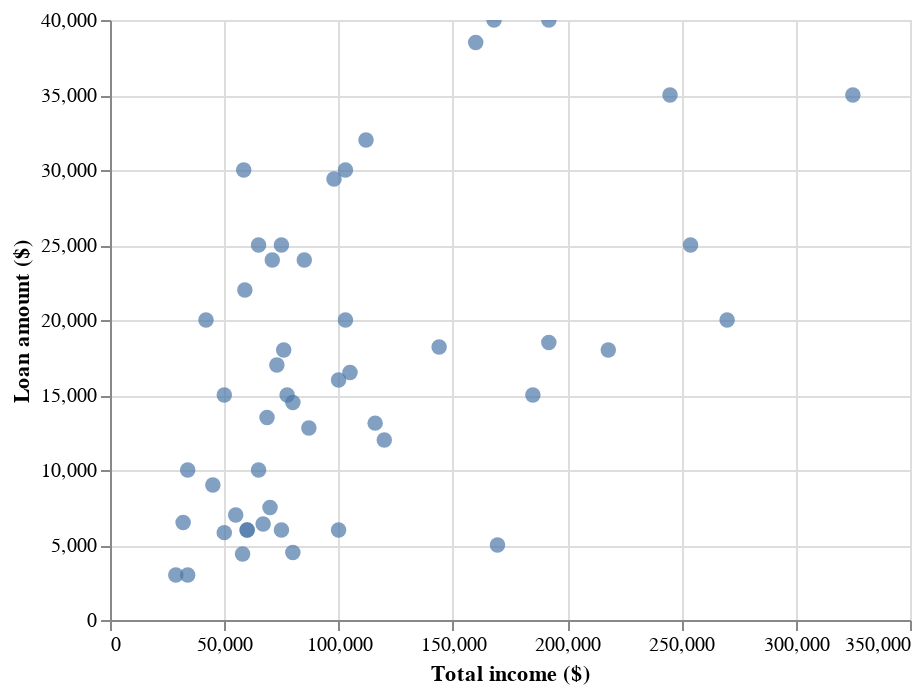

The notebook cell this image was saved under:
### Markdown cell above
Create an interactive plot with altair:

### Code cell
#| label: fig-plot
#| fig-cap: "A plot"

import pandas as pd
import altair as alt
import warnings
warnings.simplefilter(action='ignore', category=FutureWarning)


ROOT = "https://raw.githubusercontent.com/kirenz/datasets/master/"
DATA = "loan50.csv"

df = pd.read_csv(ROOT + DATA)

plot = alt.Chart(df).mark_circle(size=60).encode(
    x=alt.X('total_income', 
            title='Total income ($)'),
    y=alt.Y('loan_amount', 
            title='Loan amount ($)'),
    tooltip=['total_income', 'loan_amount']
).interactive()

plot

### Figure 1 — Vega-Lite specification as saved in the notebook (floating-point values rounded to 4 significant figures)
{"config": {"view": {"continuousWidth": 400, "continuousHeight": 300}}, "data": {"name": "data-da268e6db2ac06384179953344dc16fb"}, "mark": {"type": "circle", "size": 60}, "encoding": {"tooltip": [{"field": "total_income", "type": "quantitative"}, {"field": "loan_amount", "type": "quantitative"}], "x": {"field": "total_income", "title": "Total income ($)", "type": "quantitative"}, "y": {"field": "loan_amount", "title": "Loan amount ($)", "type": "quantitative"}}, "selection": {"selector001": {"type": "interval", "bind": "scales", "encodings": ["x", "y"]}}, "$schema": "https://vega.github.io/schema/vega-lite/v4.17.0.json", "datasets": {"data-da268e6db2ac06384179953344dc16fb": [{"state": "NJ", "emp_length": 3.0, "term": 60, "homeownership": "rent", "annual_income": 59000, "verified_income": "Not Verified", "debt_to_income": 0.5575, "total_credit_limit": 95131, "total_credit_utilized": 32894, "num_cc_carrying_balance": 8, "loan_purpose": "debt_consolidation", "loan_amount": 22000, "grade": "B", "interest_rate": 10.9, "public_record_bankrupt": 0, "loan_status": "Current", "has_second_income": false, "total_income": 59000}, {"state": "CA", "emp_length": 10.0, "term": 36, "homeownership": "rent", "annual_income": 60000, "verified_income": "Not Verified", "debt_to_income": 1.306, "total_credit_limit": 51929, "total_credit_utilized": 78341, "num_cc_carrying_balance": 2, "loan_purpose": "credit_card", "loan_amount": 6000, "grade": "B", "interest_rate": 9.92, "public_record_bankrupt": 1, "loan_status": "Current", "has_second_income": false, "total_income": 60000}, {"state": "SC", "emp_length": null, "term": 36, "homeownership": "mortgage", "annual_income": 75000, "verified_income": "Verified", "debt_to_income": 1.056, "total_credit_limit": 301373, "total_credit_utilized": 79221, "num_cc_carrying_balance": 14, "loan_purpose": "debt_consolidation", "loan_amount": 25000, "grade": "E", "interest_rate": 26.3, "public_record_bankrupt": 0, "loan_status": "Current", "has_second_income": false, "total_income": 75000}, {"state": "CA", "emp_length": 0.0, "term": 36, "homeownership": "rent", "annual_income": 75000, "verified_income": "Not Verified", "debt_to_income": 0.5743, "total_credit_limit": 59890, "total_credit_utilized": 43076, "num_cc_carrying_balance": 10, "loan_purpose": "credit_card", "loan_amount": 6000, "grade": "B", "interest_rate": 9.92, "public_record_bankrupt": 0, "loan_status": "Current", "has_second_income": false, "total_income": 75000}, {"state": "OH", "emp_length": 4.0, "term": 60, "homeownership": "mortgage", "annual_income": 254000, "verified_income": "Not Verified", "debt_to_income": 0.2381, "total_credit_limit": 422619, "total_credit_utilized": 60490, "num_cc_carrying_balance": 2, "loan_purpose": "home_improvement", "loan_amount": 25000, "grade": "B", "interest_rate": 9.43, "public_record_bankrupt": 0, "loan_status": "Current", "has_second_income": false, "total_income": 254000}, {"state": "IN", "emp_length": 6.0, "term": 36, "homeownership": "mortgage", "annual_income": 67000, "verified_income": "Source Verified", "debt_to_income": 1.077, "total_credit_limit": 349825, "total_credit_utilized": 72162, "num_cc_carrying_balance": 4, "loan_purpose": "home_improvement", "loan_amount": 6400, "grade": "B", "interest_rate": 9.92, "public_record_bankrupt": 0, "loan_status": "Current", "has_second_income": false, "total_income": 67000}, {"state": "NY", "emp_length": 2.0, "term": 36, "homeownership": "rent", "annual_income": 28800, "verified_income": "Source Verified", "debt_to_income": 0.09972, "total_credit_limit": 15980, "total_credit_utilized": 2872, "num_cc_carrying_balance": 1, "loan_purpose": "debt_consolidation", "loan_amount": 3000, "grade": "D", "interest_rate": 17.09, "public_record_bankrupt": 0, "loan_status": "Current", "has_second_income": false, "total_income": 28800}, {"state": "MO", "emp_length": 10.0, "term": 36, "homeownership": "mortgage", "annual_income": 80000, "verified_income": "Not Verified", "debt_to_income": 0.3509, "total_credit_limit": 258439, "total_credit_utilized": 28073, "num_cc_carrying_balance": 3, "loan_purpose": "credit_card", "loan_amount": 14500, "grade": "A", "interest_rate": 6.08, "public_record_bankrupt": 0, "loan_status": "Current", "has_second_income": false, "total_income": 80000}, {"state": "FL", "emp_length": 6.0, "term": 60, "homeownership": "rent", "annual_income": 34000, "verified_income": "Not Verified", "debt_to_income": 0.6975, "total_credit_limit": 87705, "total_credit_utilized": 23715, "num_cc_carrying_balance": 10, "loan_purpose": "credit_card", "loan_amount": 10000, "grade": "A", "interest_rate": 7.97, "public_record_bankrupt": 0, "loan_status": "Current", "has_second_income": false, "total_income": 34000}, {"state": "FL", "emp_length": 3.0, "term": 60, "homeownership": "mortgage", "annual_income": 80000, "verified_income": "Source Verified", "debt_to_income": 0.1669, "total_credit_limit": 330394, "total_credit_utilized": 32036, "num_cc_carrying_balance": 4, "loan_purpose": "debt_consolidation", "loan_amount": 18500, "grade": "C", "interest_rate": 12.62, "public_record_bankrupt": 1, "loan_status": "Current", "has_second_income": true, "total_income": 192000}, {"state": "MD", "emp_length": 8.0, "term": 36, "homeownership": "rent", "annual_income": 73000, "verified_income": "Source Verified", "debt_to_income": 0.4143, "total_credit_limit": 36182, "total_credit_utilized": 30246, "num_cc_carrying_balance": 3, "loan_purpose": "debt_consolidation", "loan_amount": 17000, "grade": "D", "interest_rate": 17.09, "public_record_bankrupt": 0, "loan_status": "Current", "has_second_income": false, "total_income": 73000}, {"state": "HI", "emp_length": 10.0, "term": 36, "homeownership": "mortgage", "annual_income": 120000, "verified_income": "Not Verified", "debt_to_income": 0.7989, "total_credit_limit": 452712, "total_credit_utilized": 95869, "num_cc_carrying_balance": 4, "loan_purpose": "credit_card", "loan_amount": 12000, "grade": "A", "interest_rate": 5.31, "public_record_bankrupt": 0, "loan_status": "Current", "has_second_income": false, "total_income": 120000}, {"state": "CT", "emp_length": 10.0, "term": 36, "homeownership": "rent", "annual_income": 100000, "verified_income": "Source Verified", "debt_to_income": 0.2781, "total_credit_limit": 74805, "total_credit_utilized": 27809, "num_cc_carrying_balance": 3, "loan_purpose": "credit_card", "loan_amount": 16000, "grade": "A", "interest_rate": 7.35, "public_record_bankrupt": 0, "loan_status": "Current", "has_second_income": false, "total_income": 100000}, {"state": "NE", "emp_length": 2.0, "term": 36, "homeownership": "mortgage", "annual_income": 105000, "verified_income": "Not Verified", "debt_to_income": 0.2682, "total_credit_limit": 279386, "total_credit_utilized": 28160, "num_cc_carrying_balance": 2, "loan_purpose": "home_improvement", "loan_amount": 16500, "grade": "A", "interest_rate": 5.31, "public_record_bankrupt": 0, "loan_status": "Current", "has_second_income": false, "total_income": 105000}, {"state": "CA", "emp_length": 5.0, "term": 36, "homeownership": "rent", "annual_income": 34000, "verified_income": "Not Verified", "debt_to_income": 0.6293, "total_credit_limit": 33038, "total_credit_utilized": 21396, "num_cc_carrying_balance": 3, "loan_purpose": "debt_consolidation", "loan_amount": 3000, "grade": "A", "interest_rate": 7.96, "public_record_bankrupt": 0, "loan_status": "Current", "has_second_income": false, "total_income": 34000}, {"state": "TX", "emp_length": 2.0, "term": 60, "homeownership": "mortgage", "annual_income": 98000, "verified_income": "Verified", "debt_to_income": 1.107, "total_credit_limit": 319551, "total_credit_utilized": 108496, "num_cc_carrying_balance": 6, "loan_purpose": "credit_card", "loan_amount": 29400, "grade": "E", "interest_rate": 24.85, "public_record_bankrupt": 0, "loan_status": "Fully Paid", "has_second_income": false, "total_income": 98000}, {"state": "HI", "emp_length": 5.0, "term": 60, "homeownership": "rent", "annual_income": 68700, "verified_income": "Source Verified", "debt_to_income": 1.5, "total_credit_limit": 119325, "total_credit_utilized": 103019, "num_cc_carrying_balance": 5, "loan_purpose": "debt_consolidation", "loan_amount": 13500, "grade": "D", "interest_rate": 18.06, "public_record_bankrupt": 0, "loan_status": "Current", "has_second_income": false, "total_income": 68700}, {"state": "CA", "emp_length": 3.0, "term": 60, "homeownership": "rent", "annual_income": 43000, "verified_income": "Source Verified", "debt_to_income": 0.1547, "total_credit_limit": 60693, "total_credit_utilized": 22270, "num_cc_carrying_balance": 4, "loan_purpose": "debt_consolidation", "loan_amount": 18200, "grade": "B", "interest_rate": 10.42, "public_record_bankrupt": 0, "loan_status": "Current", "has_second_income": true, "total_income": 144000}, {"state": "CA", "emp_length": 3.0, "term": 36, "homeownership": "rent", "annual_income": 100000, "verified_income": "Source Verified", "debt_to_income": 0.1382, "total_credit_limit": 69100, "total_credit_utilized": 13823, "num_cc_carrying_balance": 5, "loan_purpose": "other", "loan_amount": 6000, "grade": "A", "interest_rate": 7.96, "public_record_bankrupt": 0, "loan_status": "Current", "has_second_income": false, "total_income": 100000}, {"state": "FL", "emp_length": 10.0, "term": 60, "homeownership": "mortgage", "annual_income": 76000, "verified_income": "Source Verified", "debt_to_income": 0.5898, "total_credit_limit": 249700, "total_credit_utilized": 44826, "num_cc_carrying_balance": 10, "loan_purpose": "debt_consolidation", "loan_amount": 18000, "grade": "D", "interest_rate": 19.42, "public_record_bankrupt": 0, "loan_status": "Current", "has_second_income": false, "total_income": 76000}, {"state": "MS", "emp_length": 10.0, "term": 36, "homeownership": "mortgage", "annual_income": 80000, "verified_income": "Verified", "debt_to_income": 0.7373, "total_credit_limit": 136046, "total_credit_utilized": 124994, "num_cc_carrying_balance": 1, "loan_purpose": "car", "loan_amount": 5000, "grade": "C", "interest_rate": 14.08, "public_record_bankrupt": 0, "loan_status": "Current", "has_second_income": true, "total_income": 169528}, {"state": "WI", "emp_length": 10.0, "term": 60, "homeownership": "mortgage", "annual_income": 50000, "verified_income": "Verified", "debt_to_income": 0.5234, "total_credit_limit": 375828, "total_credit_utilized": 87934, "num_cc_carrying_balance": 11, "loan_purpose": "debt_consolidation", "loan_amount": 40000, "grade": "D", "interest_rate": 20.0, "public_record_bankrupt": 0, "loan_status": "Fully Paid", "has_second_income": true, "total_income": 168000}, {"state": "WV", "emp_length": 0.0, "term": 36, "homeownership": "mortgage", "annual_income": 80000, "verified_income": "Not Verified", "debt_to_income": 0.7045, "total_credit_limit": 197299, "total_credit_utilized": 56363, "num_cc_carrying_balance": 6, "loan_purpose": "debt_consolidation", "loan_amount": 4500, "grade": "B", "interest_rate": 9.44, "public_record_bankrupt": 0, "loan_status": "Fully Paid", "has_second_income": false, "total_income": 80000}, {"state": "CA", "emp_length": 1.0, "term": 36, "homeownership": "rent", "annual_income": 185000, "verified_income": "Not Verified", "debt_to_income": 0.2547, "total_credit_limit": 102500, "total_credit_utilized": 47115, "num_cc_carrying_balance": 2, "loan_purpose": "credit_card", "loan_amount": 15000, "grade": "B", "interest_rate": 9.92, "public_record_bankrupt": 0, "loan_status": "Current", "has_second_income": false, "total_income": 185000}, {"state": "NJ", "emp_length": 5.0, "term": 60, "homeownership": "mortgage", "annual_income": 42000, "verified_income": "Source Verified", "debt_to_income": 0.08667, "total_credit_limit": 64800, "total_credit_utilized": 3640, "num_cc_carrying_balance": 5, "loan_purpose": "house", "loan_amount": 20000, "grade": "B", "interest_rate": 10.91, "public_record_bankrupt": 0, "loan_status": "Current", "has_second_income": false, "total_income": 42000}, {"state": "MA", "emp_length": 2.0, "term": 36, "homeownership": "rent", "annual_income": 100000, "verified_income": "Verified", "debt_to_income": 0.3282, "total_credit_limit": 144700, "total_credit_utilized": 88613, "num_cc_carrying_balance": 4, "loan_purpose": "small_business", "loan_amount": 20000, "grade": "A", "interest_rate": 5.32, "public_record_bankrupt": 0, "loan_status": "Current", "has_second_income": true, "total_income": 270000}, {"state": "TX", "emp_length": 5.0, "term": 36, "homeownership": "mortgage", "annual_income": 65000, "verified_income": "Not Verified", "debt_to_income": 0.2427, "total_credit_limit": 256974, "total_credit_utilized": 15778, "num_cc_carrying_balance": 7, "loan_purpose": "debt_consolidation", "loan_amount": 10000, "grade": "A", "interest_rate": 6.71, "public_record_bankrupt": 0, "loan_status": "Fully Paid", "has_second_income": false, "total_income": 65000}, {"state": "IN", "emp_length": 5.0, "term": 36, "homeownership": "own", "annual_income": 45000, "verified_income": "Not Verified", "debt_to_income": 0.1573, "total_credit_limit": 121323, "total_credit_utilized": 7079, "num_cc_carrying_balance": 4, "loan_purpose": "debt_consolidation", "loan_amount": 9000, "grade": "C", "interest_rate": 15.04, "public_record_bankrupt": 0, "loan_status": "Current", "has_second_income": false, "total_income": 45000}, {"state": "RI", "emp_length": 10.0, "term": 60, "homeownership": "mortgage", "annual_income": 245000, "verified_income": "Verified", "debt_to_income": 0.1674, "total_credit_limit": 495163, "total_credit_utilized": 41004, "num_cc_carrying_balance": 6, "loan_purpose": "credit_card", "loan_amount": 35000, "grade": "B", "interest_rate": 11.98, "public_record_bankrupt": 0, "loan_status": "Current", "has_second_income": false, "total_income": 245000}, {"state": "TX", "emp_length": 0.0, "term": 36, "homeownership": "mortgage", "annual_income": 50000, "verified_income": "Source Verified", "debt_to_income": 0.6397, "total_credit_limit": 203326, "total_credit_utilized": 122818, "num_cc_carrying_balance": 4, "loan_purpose": "debt_consolidation", "loan_amount": 40000, "grade": "C", "interest_rate": 12.62, "public_record_bankrupt": 0, "loan_status": "Current", "has_second_income": true, "total_income": 192000}, {"state": "VA", "emp_length": 0.0, "term": 36, "homeownership": "rent", "annual_income": 116000, "verified_income": "Source Verified", "debt_to_income": 0.5844, "total_credit_limit": 446850, "total_credit_utilized": 67790, "num_cc_carrying_balance": 7, "loan_purpose": "debt_consolidation", "loan_amount": 13125, "grade": "B", "interest_rate": 10.91, "public_record_bankrupt": 0, "loan_status": "Current", "has_second_income": false, "total_income": 116000}, {"state": "NV", "emp_length": 5.0, "term": 36, "homeownership": "mortgage", "annual_income": 30000, "verified_income": "Not Verified", "debt_to_income": 0.512, "total_credit_limit": 190832, "total_credit_utilized": 57345, "num_cc_carrying_balance": 6, "loan_purpose": "home_improvement", "loan_amount": 32000, "grade": "B", "interest_rate": 9.44, "public_record_bankrupt": 0, "loan_status": "Current", "has_second_income": true, "total_income": 112000}, {"state": "MA", "emp_length": 4.0, "term": 60, "homeownership": "mortgage", "annual_income": 80000, "verified_income": "Not Verified", "debt_to_income": 0.2445, "total_credit_limit": 432092, "total_credit_utilized": 53310, "num_cc_carrying_balance": 5, "loan_purpose": "debt_consolidation", "loan_amount": 18000, "grade": "B", "interest_rate": 9.93, "public_record_bankrupt": 0, "loan_status": "Current", "has_second_income": true, "total_income": 218000}, {"state": "CA", "emp_length": 7.0, "term": 36, "homeownership": "rent", "annual_income": 103000, "verified_income": "Source Verified", "debt_to_income": 0.2658, "total_credit_limit": 124900, "total_credit_utilized": 27381, "num_cc_carrying_balance": 5, "loan_purpose": "other", "loan_amount": 30000, "grade": "A", "interest_rate": 7.35, "public_record_bankrupt": 0, "loan_status": "Fully Paid", "has_second_income": false, "total_income": 103000}, {"state": "IL", "emp_length": 5.0, "term": 36, "homeownership": "rent", "annual_income": 58000, "verified_income": "Not Verified", "debt_to_income": 4.777, "total_credit_limit": 236668, "total_credit_utilized": 277081, "num_cc_carrying_balance": 5, "loan_purpose": "credit_card", "loan_amount": 4400, "grade": "D", "interest_rate": 18.45, "public_record_bankrupt": 0, "loan_status": "Current", "has_second_income": false, "total_income": 58000}, {"state": "AZ", "emp_length": 0.0, "term": 36, "homeownership": "own", "annual_income": 55000, "verified_income": "Source Verified", "debt_to_income": 0.2991, "total_credit_limit": 35900, "total_credit_utilized": 16450, "num_cc_carrying_balance": 12, "loan_purpose": "debt_consolidation", "loan_amount": 7000, "grade": "D", "interest_rate": 17.09, "public_record_bankrupt": 0, "loan_status": "Current", "has_second_income": false, "total_income": 55000}, {"state": "MN", "emp_length": null, "term": 36, "homeownership": "mortgage", "annual_income": 65000, "verified_income": "Not Verified", "debt_to_income": 0.7522, "total_credit_limit": 174860, "total_credit_utilized": 48896, "num_cc_carrying_balance": 4, "loan_purpose": "credit_card", "loan_amount": 25000, "grade": "A", "interest_rate": 7.96, "public_record_bankrupt": 0, "loan_status": "Current", "has_second_income": false, "total_income": 65000}, {"state": "IL", "emp_length": 2.0, "term": 36, "homeownership": "rent", "annual_income": 32000, "verified_income": "Source Verified", "debt_to_income": 0.7213, "total_credit_limit": 45594, "total_credit_utilized": 23081, "num_cc_carrying_balance": 4, "loan_purpose": "renewable_energy", "loan_amount": 6500, "grade": "A", "interest_rate": 6.08, "public_record_bankrupt": 1, "loan_status": "Current", "has_second_income": false, "total_income": 32000}, {"state": "MD", "emp_length": 5.0, "term": 36, "homeownership": "mortgage", "annual_income": 325000, "verified_income": "Source Verified", "debt_to_income": 0.3078, "total_credit_limit": 793009, "total_credit_utilized": 100019, "num_cc_carrying_balance": 11, "loan_purpose": "credit_card", "loan_amount": 35000, "grade": "A", "interest_rate": 6.71, "public_record_bankrupt": 0, "loan_status": "Current", "has_second_income": false, "total_income": 325000}, {"state": "MD", "emp_length": 3.0, "term": 36, "homeownership": "rent", "annual_income": 70000, "verified_income": "Source Verified", "debt_to_income": 5.334, "total_credit_limit": 272878, "total_credit_utilized": 373361, "num_cc_carrying_balance": 2, "loan_purpose": "other", "loan_amount": 7500, "grade": "A", "interest_rate": 7.34, "public_record_bankrupt": 0, "loan_status": "Current", "has_second_income": false, "total_income": 70000}, {"state": "CA", "emp_length": 10.0, "term": 60, "homeownership": "mortgage", "annual_income": 160000, "verified_income": "Verified", "debt_to_income": 0.3344, "total_credit_limit": 581604, "total_credit_utilized": 53504, "num_cc_carrying_balance": 3, "loan_purpose": "debt_consolidation", "loan_amount": 38500, "grade": "C", "interest_rate": 12.62, "public_record_bankrupt": 1, "loan_status": "Current", "has_second_income": false, "total_income": 160000}, {"state": "NJ", "emp_length": 6.0, "term": 36, "homeownership": "rent", "annual_income": 50000, "verified_income": "Source Verified", "debt_to_income": 1.257, "total_credit_limit": 90398, "total_credit_utilized": 62872, "num_cc_carrying_balance": 5, "loan_purpose": "credit_card", "loan_amount": 15000, "grade": "C", "interest_rate": 16.02, "public_record_bankrupt": 0, "loan_status": "Current", "has_second_income": false, "total_income": 50000}, {"state": "IL", "emp_length": 10.0, "term": 60, "homeownership": "rent", "annual_income": 71000, "verified_income": "Not Verified", "debt_to_income": 0.7425, "total_credit_limit": 115970, "total_credit_utilized": 52719, "num_cc_carrying_balance": 8, "loan_purpose": "car", "loan_amount": 24000, "grade": "B", "interest_rate": 10.9, "public_record_bankrupt": 0, "loan_status": "Current", "has_second_income": false, "total_income": 71000}, {"state": "MI", "emp_length": 0.0, "term": 36, "homeownership": "mortgage", "annual_income": 85000, "verified_income": "Not Verified", "debt_to_income": 0.8188, "total_credit_limit": 131847, "total_credit_utilized": 69595, "num_cc_carrying_balance": 3, "loan_purpose": "debt_consolidation", "loan_amount": 24000, "grade": "B", "interest_rate": 9.93, "public_record_bankrupt": 0, "loan_status": "Fully Paid", "has_second_income": false, "total_income": 85000}, {"state": "CA", "emp_length": 5.0, "term": 36, "homeownership": "mortgage", "annual_income": 87000, "verified_income": "Source Verified", "debt_to_income": 0.05472, "total_credit_limit": 294946, "total_credit_utilized": 4761, "num_cc_carrying_balance": 3, "loan_purpose": "debt_consolidation", "loan_amount": 12800, "grade": "B", "interest_rate": 9.44, "public_record_bankrupt": 0, "loan_status": "Current", "has_second_income": false, "total_income": 87000}, {"state": "TX", "emp_length": 10.0, "term": 36, "homeownership": "mortgage", "annual_income": 60000, "verified_income": "Not Verified", "debt_to_income": 0.7312, "total_credit_limit": 64017, "total_credit_utilized": 43871, "num_cc_carrying_balance": 5, "loan_purpose": "home_improvement", "loan_amount": 6000, "grade": "B", "interest_rate": 10.42, "public_record_bankrupt": 0, "loan_status": "Current", "has_second_income": false, "total_income": 60000}, {"state": "NV", "emp_length": 0.0, "term": 36, "homeownership": "mortgage", "annual_income": 58500, "verified_income": "Verified", "debt_to_income": 0.3968, "total_credit_limit": 49234, "total_credit_utilized": 23214, "num_cc_carrying_balance": 2, "loan_purpose": "debt_consolidation", "loan_amount": 30000, "grade": "D", "interest_rate": 21.45, "public_record_bankrupt": 0, "loan_status": "Current", "has_second_income": false, "total_income": 58500}, {"state": "NH", "emp_length": 2.0, "term": 36, "homeownership": "rent", "annual_income": 50000, "verified_income": "Source Verified", "debt_to_income": 0.5026, "total_credit_limit": 39814, "total_credit_utilized": 25131, "num_cc_carrying_balance": 4, "loan_purpose": "debt_consolidation", "loan_amount": 5825, "grade": "B", "interest_rate": 10.91, "public_record_bankrupt": 0, "loan_status": "Current", "has_second_income": false, "total_income": 50000}, {"state": "IL", "emp_length": 2.0, "term": 36, "homeownership": "own", "annual_income": 103000, "verified_income": "Not Verified", "debt_to_income": 0.9736, "total_credit_limit": 150027, "total_credit_utilized": 100280, "num_cc_carrying_balance": 4, "loan_purpose": "debt_consolidation", "loan_amount": 20000, "grade": "B", "interest_rate": 9.43, "public_record_bankrupt": 0, "loan_status": "Current", "has_second_income": false, "total_income": 103000}, {"state": "TX", "emp_length": 9.0, "term": 36, "homeownership": "mortgage", "annual_income": 77500, "verified_income": "Verified", "debt_to_income": 0.6779, "total_credit_limit": 390156, "total_credit_utilized": 52534, "num_cc_carrying_balance": 2, "loan_purpose": "other", "loan_amount": 15000, "grade": "A", "interest_rate": 6.08, "public_record_bankrupt": 0, "loan_status": "Current", "has_second_income": false, "total_income": 77500}]}}
